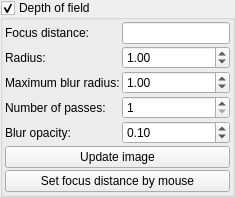
            <widget class="MyGroupBox" name="groupCheck_DOF_enabled">
             <property name="toolTip">
              <string>&lt;html&gt;&lt;head/&gt;&lt;body&gt;&lt;p&gt;Depth of field is the effect in which objects within some range of distances in a scene appear in focus, and objects nearer or farther than this range appear out of focus.&lt;/p&gt;&lt;p&gt;note: using DOF prevents one-pass anaglyph rendering, unless Monte carlo algorithm mode is selected.&lt;/p&gt;&lt;/body&gt;&lt;/html&gt;</string>
             </property>
             <property name="title">
              <string>Depth of field</string>
             </property>
             <property name="checkable">
              <bool>true</bool>
             </property>
             <layout class="QVBoxLayout" name="verticalLayout_73">
              <property name="spacing">
               <number>2</number>
              </property>
              <property name="leftMargin">
               <number>2</number>
              </property>
              <property name="topMargin">
               <number>2</number>
              </property>
              <property name="rightMargin">
               <number>2</number>
              </property>
              <property name="bottomMargin">
               <number>2</number>
              </property>
              <item>
               <layout class="QGridLayout" name="gridLayout_35" columnstretch="0,0">
                <property name="spacing">
                 <number>2</number>
                </property>
                <item row="0" column="0">
                 <widget class="QLabel" name="label_131">
                  <property name="text">
                   <string>Focus distance:</string>
                  </property>
                 </widget>
                </item>
                <item row="1" column="0">
                 <widget class="QLabel" name="label_136">
                  <property name="text">
                   <string>Radius:</string>
                  </property>
                 </widget>
                </item>
                <item row="0" column="1">
                 <widget class="MyLineEdit" name="logedit_DOF_focus">
                  <property name="toolTip">
                   <string>&lt;html&gt;&lt;head/&gt;&lt;body&gt;&lt;p&gt;It's the distance where objects appear in focus.&lt;/p&gt;&lt;p&gt;Distance can be set bu using button &lt;span style=&quot; font-style:italic;&quot;&gt;Set focus distance by mouse&lt;/span&gt;&lt;/p&gt;&lt;p&gt;&lt;br/&gt;&lt;/p&gt;&lt;table border=&quot;0&quot; style=&quot; margin-top:0px; margin-bottom:0px; margin-left:0px; margin-right:0px;&quot; cellspacing=&quot;2&quot; cellpadding=&quot;0&quot;&gt;&lt;tr&gt;&lt;td&gt;&lt;p&gt;low focus distance&lt;/p&gt;&lt;/td&gt;&lt;td&gt;&lt;p&gt;high focus distance&lt;/p&gt;&lt;/td&gt;&lt;/tr&gt;&lt;tr&gt;&lt;td&gt;&lt;p&gt;&lt;img src=&quot;:/tooltips/tooltips_images/image - DOF - focus close.jpg&quot;/&gt;&lt;/p&gt;&lt;/td&gt;&lt;td&gt;&lt;p&gt;&lt;img src=&quot;:/tooltips/tooltips_images/image - DOF - focus far.jpg&quot;/&gt;&lt;/p&gt;&lt;/td&gt;&lt;/tr&gt;&lt;/table&gt;&lt;/body&gt;&lt;/html&gt;</string>
                  </property>
                 </widget>
                </item>
                <item row="1" column="1">
                 <widget class="MyDoubleSpinBox" name="spinbox_DOF_radius">
                  <property name="sizePolicy">
                   <sizepolicy hsizetype="Minimum" vsizetype="Maximum">
                    <horstretch>0</horstretch>
                    <verstretch>0</verstretch>
                   </sizepolicy>
                  </property>
                  <property name="toolTip">
                   <string>&lt;html&gt;&lt;head/&gt;&lt;body&gt;&lt;p&gt;Intensity of DOF effect (average radius of blur)&lt;/p&gt;&lt;p&gt;&lt;br/&gt;&lt;/p&gt;&lt;table border=&quot;0&quot; style=&quot; margin-top:0px; margin-bottom:0px; margin-left:0px; margin-right:0px;&quot; cellspacing=&quot;2&quot; cellpadding=&quot;0&quot;&gt;&lt;tr&gt;&lt;td&gt;&lt;p&gt;radius = 10&lt;/p&gt;&lt;/td&gt;&lt;td&gt;&lt;p&gt;radius = 50&lt;/p&gt;&lt;/td&gt;&lt;/tr&gt;&lt;tr&gt;&lt;td&gt;&lt;p&gt;&lt;img src=&quot;:/tooltips/tooltips_images/image - DOF - radius 10.jpg&quot;/&gt;&lt;/p&gt;&lt;/td&gt;&lt;td&gt;&lt;p&gt;&lt;img src=&quot;:/tooltips/tooltips_images/image - DOF - radius 50.jpg&quot;/&gt;&lt;/p&gt;&lt;/td&gt;&lt;/tr&gt;&lt;/table&gt;&lt;/body&gt;&lt;/html&gt;</string>
                  </property>
                  <property name="prefix">
                   <string/>
                  </property>
                  <property name="suffix">
                   <string/>
                  </property>
                  <property name="decimals">
                   <number>2</number>
                  </property>
                  <property name="minimum">
                   <double>0.010000000000000</double>
                  </property>
                  <property name="maximum">
                   <double>5000.000000000000000</double>
                  </property>
                  <property name="singleStep">
                   <double>1.000000000000000</double>
                  </property>
                  <property name="value">
                   <double>1.000000000000000</double>
                  </property>
                 </widget>
                </item>
                <item row="3" column="0">
                 <widget class="QLabel" name="label_349">
                  <property name="text">
                   <string>Number of passes:</string>
                  </property>
                 </widget>
                </item>
                <item row="3" column="1">
                 <widget class="MySpinBox" name="spinboxInt_DOF_number_of_passes">
                  <property name="sizePolicy">
                   <sizepolicy hsizetype="Minimum" vsizetype="Maximum">
                    <horstretch>0</horstretch>
                    <verstretch>0</verstretch>
                   </sizepolicy>
                  </property>
                  <property name="toolTip">
                   <string>&lt;html&gt;&lt;head/&gt;&lt;body&gt;&lt;p&gt;Number of passes of rendering DOF effect. One pass is enough for most of cases. But for more realistic blur it can be increased (e.g to 4) and blur opacity should be accordingly decreased (e.g. to 1.0)&lt;/p&gt;&lt;/body&gt;&lt;/html&gt;</string>
                  </property>
                  <property name="minimum">
                   <number>1</number>
                  </property>
                  <property name="maximum">
                   <number>10</number>
                  </property>
                 </widget>
                </item>
                <item row="4" column="0">
                 <widget class="QLabel" name="label_350">
                  <property name="text">
                   <string>Blur opacity:</string>
                  </property>
                 </widget>
                </item>
                <item row="4" column="1">
                 <widget class="MyDoubleSpinBox" name="spinbox_DOF_blur_opacity">
                  <property name="sizePolicy">
                   <sizepolicy hsizetype="Minimum" vsizetype="Maximum">
                    <horstretch>0</horstretch>
                    <verstretch>0</verstretch>
                   </sizepolicy>
                  </property>
                  <property name="toolTip">
                   <string>&lt;html&gt;&lt;head/&gt;&lt;body&gt;&lt;p&gt;Opacity of blur effect used during second phase of rendering the DOF effect. 4.0 is correct for most of cases. But for more realistic blur the number of passes can be increased (e.g to 4) and blur opacity should be accordingly decreased (e.g. to 1.0)&lt;/p&gt;&lt;/body&gt;&lt;/html&gt;</string>
                  </property>
                  <property name="prefix">
                   <string/>
                  </property>
                  <property name="suffix">
                   <string/>
                  </property>
                  <property name="decimals">
                   <number>2</number>
                  </property>
                  <property name="minimum">
                   <double>0.010000000000000</double>
                  </property>
                  <property name="maximum">
                   <double>100.000000000000000</double>
                  </property>
                  <property name="singleStep">
                   <double>0.100000000000000</double>
                  </property>
                  <property name="value">
                   <double>0.100000000000000</double>
                  </property>
                 </widget>
                </item>
                <item row="2" column="0">
                 <widget class="QLabel" name="label_138">
                  <property name="text">
                   <string>Maximum blur radius:</string>
                  </property>
                 </widget>
                </item>
                <item row="2" column="1">
                 <widget class="MyDoubleSpinBox" name="spinbox_DOF_max_radius">
                  <property name="sizePolicy">
                   <sizepolicy hsizetype="Minimum" vsizetype="Maximum">
                    <horstretch>0</horstretch>
                    <verstretch>0</verstretch>
                   </sizepolicy>
                  </property>
                  <property name="toolTip">
                   <string>&lt;html&gt;&lt;head/&gt;&lt;body&gt;&lt;p&gt;Maximum radius of generated blur. Lower value can speed up rendering but effect will be less realistic.&lt;/p&gt;&lt;/body&gt;&lt;/html&gt;</string>
                  </property>
                  <property name="prefix">
                   <string/>
                  </property>
                  <property name="suffix">
                   <string/>
                  </property>
                  <property name="decimals">
                   <number>2</number>
                  </property>
                  <property name="minimum">
                   <double>0.010000000000000</double>
                  </property>
                  <property name="maximum">
                   <double>5000.000000000000000</double>
                  </property>
                  <property name="singleStep">
                   <double>1.000000000000000</double>
                  </property>
                  <property name="value">
                   <double>1.000000000000000</double>
                  </property>
                 </widget>
                </item>
               </layout>
              </item>
              <item>
               <widget class="QPushButton" name="pushButton_DOF_update">
                <property name="sizePolicy">
                 <sizepolicy hsizetype="Minimum" vsizetype="Maximum">
                  <horstretch>0</horstretch>
                  <verstretch>0</verstretch>
                 </sizepolicy>
                </property>
                <property name="toolTip">
                 <string>&lt;html&gt;&lt;head/&gt;&lt;body&gt;&lt;p&gt;Update image after changes of DOF settings. Can be updated even after image rendering.&lt;/p&gt;&lt;/body&gt;&lt;/html&gt;</string>
                </property>
                <property name="text">
                 <string>Update image</string>
                </property>
               </widget>
              </item>
              <item>
               <widget class="QPushButton" name="pushButton_DOF_set_focus">
                <property name="sizePolicy">
                 <sizepolicy hsizetype="Minimum" vsizetype="Maximum">
                  <horstretch>0</horstretch>
                  <verstretch>0</verstretch>
                 </sizepolicy>
                </property>
                <property name="toolTip">
                 <string>&lt;html&gt;&lt;head/&gt;&lt;body&gt;&lt;p&gt;Setting of focus distance by mouse pointer. &lt;/p&gt;&lt;p&gt;Click on this button and then point the object on image which you want to appear in focus.&lt;/p&gt;&lt;p&gt;After using it don't forget to change &lt;span style=&quot; font-style:italic;&quot;&gt;Navigation&lt;/span&gt; / &lt;span style=&quot; font-style:italic;&quot;&gt;Mouse click function&lt;/span&gt; to continue work with the camera.&lt;/p&gt;&lt;/body&gt;&lt;/html&gt;</string>
                </property>
                <property name="text">
                 <string>Set focus distance by mouse</string>
                </property>
               </widget>
              </item>
             </layout>
            </widget>
